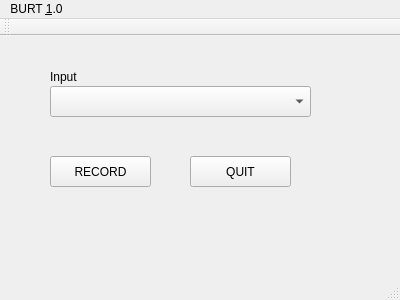
<?xml version="1.0" encoding="UTF-8"?>
<ui version="4.0">
 <class>burtWindow</class>
 <widget class="QMainWindow" name="burtWindow">
  <property name="geometry">
   <rect>
    <x>0</x>
    <y>0</y>
    <width>400</width>
    <height>300</height>
   </rect>
  </property>
  <property name="windowTitle">
   <string>burtWindow</string>
  </property>
  <widget class="QWidget" name="centralWidget">
   <widget class="QPushButton" name="pushStart">
    <property name="geometry">
     <rect>
      <x>50</x>
      <y>120</y>
      <width>101</width>
      <height>31</height>
     </rect>
    </property>
    <property name="text">
     <string>RECORD</string>
    </property>
   </widget>
   <widget class="QPushButton" name="pushQuit">
    <property name="geometry">
     <rect>
      <x>190</x>
      <y>120</y>
      <width>101</width>
      <height>31</height>
     </rect>
    </property>
    <property name="text">
     <string>QUIT</string>
    </property>
   </widget>
   <widget class="QComboBox" name="audioDeviceBox">
    <property name="geometry">
     <rect>
      <x>50</x>
      <y>50</y>
      <width>261</width>
      <height>31</height>
     </rect>
    </property>
   </widget>
   <widget class="QLabel" name="label">
    <property name="geometry">
     <rect>
      <x>50</x>
      <y>30</y>
      <width>68</width>
      <height>21</height>
     </rect>
    </property>
    <property name="text">
     <string>Input</string>
    </property>
   </widget>
  </widget>
  <widget class="QMenuBar" name="menuBar">
   <property name="geometry">
    <rect>
     <x>0</x>
     <y>0</y>
     <width>400</width>
     <height>29</height>
    </rect>
   </property>
   <widget class="QMenu" name="menuBURT_1_0">
    <property name="title">
     <string>BURT &amp;1.0</string>
    </property>
   </widget>
   <addaction name="menuBURT_1_0"/>
  </widget>
  <widget class="QToolBar" name="mainToolBar">
   <attribute name="toolBarArea">
    <enum>TopToolBarArea</enum>
   </attribute>
   <attribute name="toolBarBreak">
    <bool>false</bool>
   </attribute>
  </widget>
  <widget class="QStatusBar" name="statusBar"/>
 </widget>
 <layoutdefault spacing="6" margin="11"/>
 <resources/>
 <connections>
  <connection>
   <sender>pushStart</sender>
   <signal>clicked()</signal>
   <receiver>pushStart</receiver>
   <slot>toggle()</slot>
   <hints>
    <hint type="sourcelabel">
     <x>100</x>
     <y>178</y>
    </hint>
    <hint type="destinationlabel">
     <x>100</x>
     <y>178</y>
    </hint>
   </hints>
  </connection>
 </connections>
</ui>
